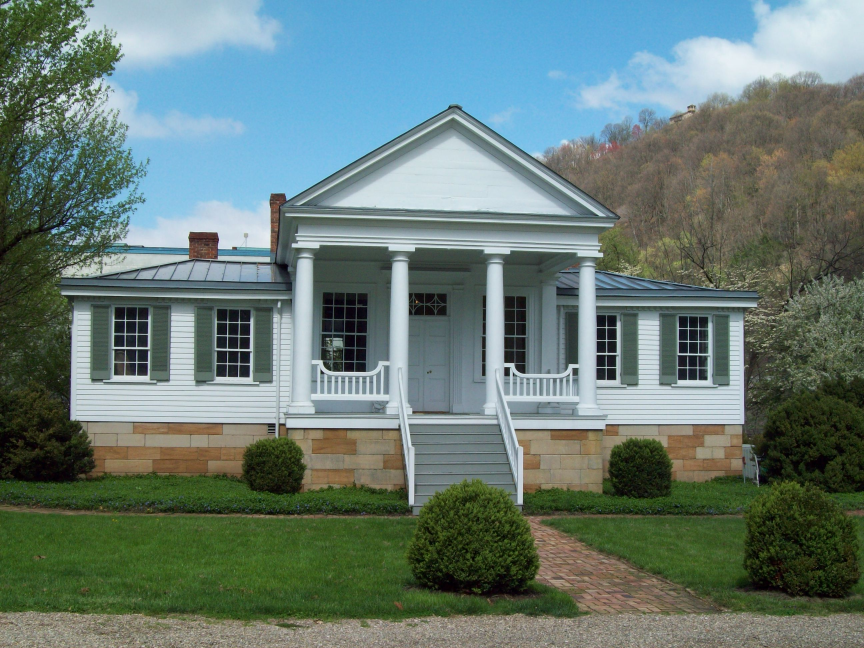
#> input picture Desktop/py/img/R.jpg, 2592 x 1944 px (shown at 1/3 size)
$ python edg.py
#> lines starting #> are read from the running program, lines starting #| are printed output that depends on the picture
import numpy as np
import cv2 as cv
from matplotlib import pyplot as plt
im = cv.imread('img/R.jpg',0)
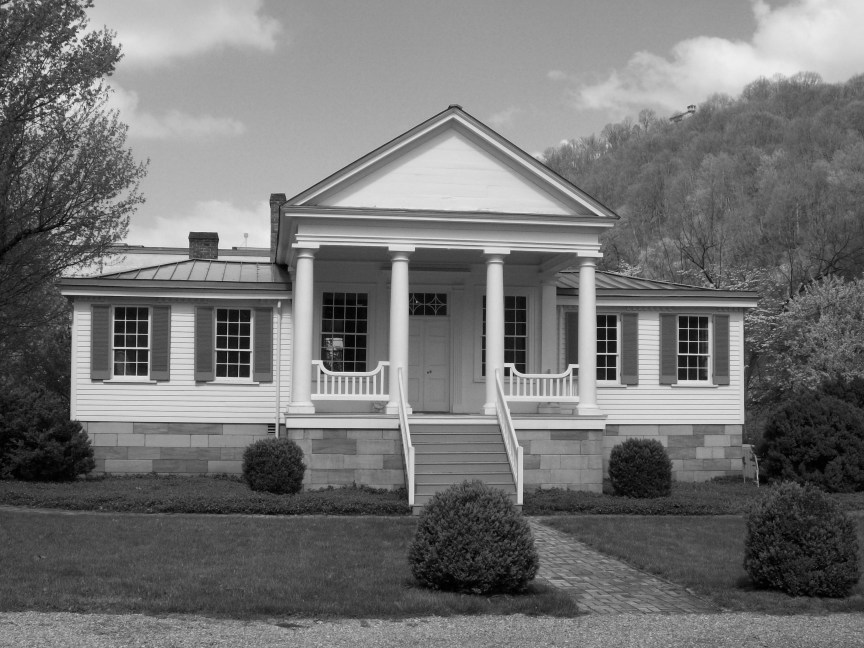
#> im: shape (1944, 2592) (shown at 1/3 size); min 0, max 255, mean 115.7
im = cv.resize(im, dsize=(700, 700))
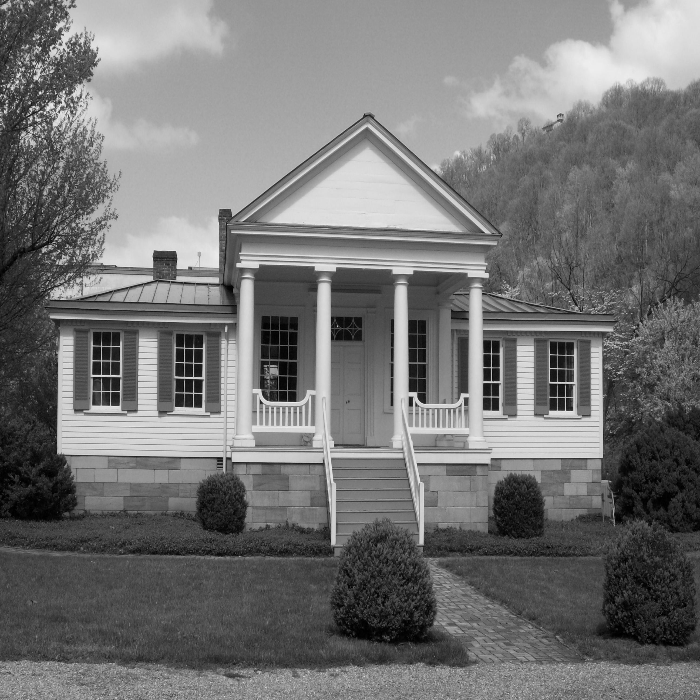
#> im: shape (700, 700); min 0, max 240, mean 115.6
im2=im


cv.imshow("mohsen",im)
key=cv.waitKey(3000)
#> (key Esc is pressed here)
if key==27:
    cv.destroyWindow
print ("mohsen mousaei")
#plt.subplot(121),plt.imshow(im,cmap = 'gray')
#plt.title('Original Image')
#plt.show()

m,n=im.shape
#> m = 700; n = 700
kx=np.array([[-1,5,0],[4,6,3],[2,11,12]])
k=np.array([[-1,-1,0],[-1,0,1],[0,1,1]])
edge=np.zeros((m,n))
print(m,n)
#| 700 700

for i in range(m-2):

    for j in range(n-2):


        l=(im[i,j]*k[0,0])+(im[i+1,j]*k[1,0])+(im[i+2,j]*k[2,0])+(im[i,j+1]*k[0,1])+(im[i+1,j+1]*k[1,1])+(im[i+2,j+1]*k[2,1])+(im[i,j+2]*k[0,2])+(im[i+1,j+2]*k[1,2])+(im[i+2,j+2]*k[2,2])

        if l>50:
            edge[i,j]=1
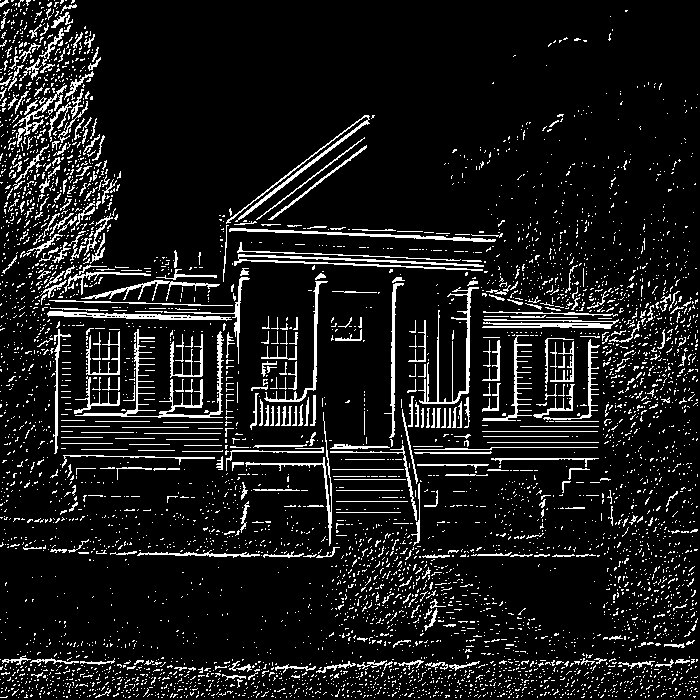
#> edge: shape (700, 700) float64; values 0 (black) and 1 (white), 10% white in thin lines or dots


cv.imshow("aaa",edge)
cv.waitKey(0)
plt.subplot(111),plt.imshow(edge,cmap = 'gray')
plt.title('Original Image')

plt.show()
print("finish")
